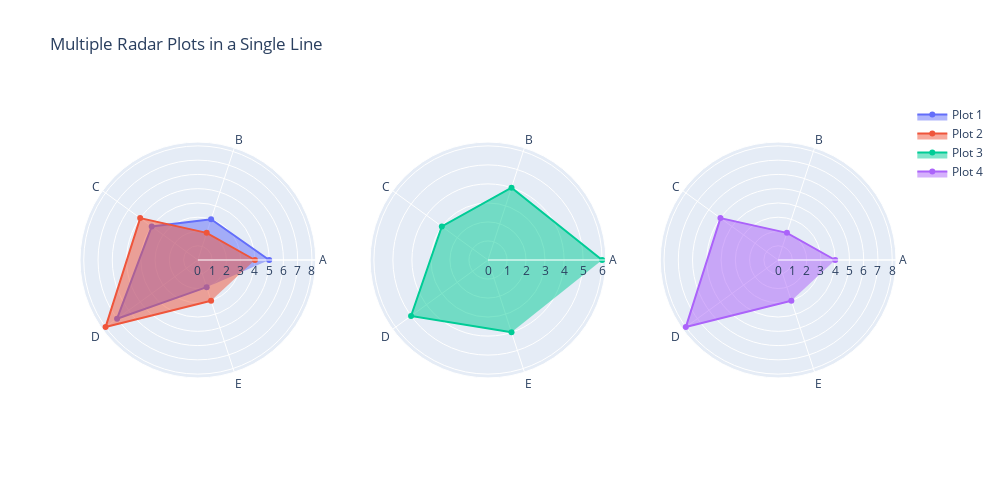

Notebook code cell kept with this figure:
### Code cell
import plotly.graph_objects as go
from plotly.subplots import make_subplots

# Sample data
categories = ['A', 'B', 'C', 'D', 'E']
values1 = [5, 3, 4, 7, 2]
values2 = [4, 2, 5, 8, 3]
values3 = [6, 4, 3, 5, 4]

# Create a subplot with 1 row and 3 columns
fig = make_subplots(rows=1, cols=3, specs=[[{'type': 'polar'}, {'type': 'polar'}, {'type': 'polar'}]])

# Add radar plots to each subplot
fig.add_trace(go.Scatterpolar(
    r=values1,
    theta=categories,
    fill='toself',
    name='Plot 1'
), row=1, col=1)

fig.add_trace(go.Scatterpolar(
    r=values2,
    theta=categories,
    fill='toself',
    name='Plot 2'
), row=1, col=1)

fig.add_trace(go.Scatterpolar(
    r=values3,
    theta=categories,
    fill='toself',
    name='Plot 3'
), row=1, col=2)

fig.add_trace(go.Scatterpolar(
    r=values2,
    theta=categories,
    fill='toself',
    name='Plot 4'
), row=1, col=3)


# Update layout with custom size and radial axis range
fig.update_layout(
    title='Multiple Radar Plots in a Single Line',
    width=1000,  # Set the width of the plot
    height=500   # Set the height of the plot
)

fig.show()

### Figure 1 — Plotly figure (JSON) as saved in the notebook; plotly's stock layout.template omitted (floating-point values rounded to 4 significant figures)
{"data": [{"fill": "toself", "name": "Plot 1", "r": [5, 3, 4, 7, 2], "subplot": "polar", "theta": ["A", "B", "C", "D", "E"], "type": "scatterpolar"}, {"fill": "toself", "name": "Plot 2", "r": [4, 2, 5, 8, 3], "subplot": "polar", "theta": ["A", "B", "C", "D", "E"], "type": "scatterpolar"}, {"fill": "toself", "name": "Plot 3", "r": [6, 4, 3, 5, 4], "subplot": "polar2", "theta": ["A", "B", "C", "D", "E"], "type": "scatterpolar"}, {"fill": "toself", "name": "Plot 4", "r": [4, 2, 5, 8, 3], "subplot": "polar3", "theta": ["A", "B", "C", "D", "E"], "type": "scatterpolar"}], "layout": {"height": 500, "polar": {"angularaxis": {"type": "category"}, "domain": {"x": [0, 0.2889], "y": [0, 1]}, "radialaxis": {"autorange": true, "range": [0, 8.264], "type": "linear"}}, "polar2": {"angularaxis": {"type": "category"}, "domain": {"x": [0.3556, 0.6444], "y": [0, 1]}, "radialaxis": {"autorange": true, "range": [0, 6.198], "type": "linear"}}, "polar3": {"angularaxis": {"type": "category"}, "domain": {"x": [0.7111, 1], "y": [0, 1]}, "radialaxis": {"autorange": true, "range": [0, 8.264], "type": "linear"}}, "title": {"text": "Multiple Radar Plots in a Single Line"}, "width": 1000}}
